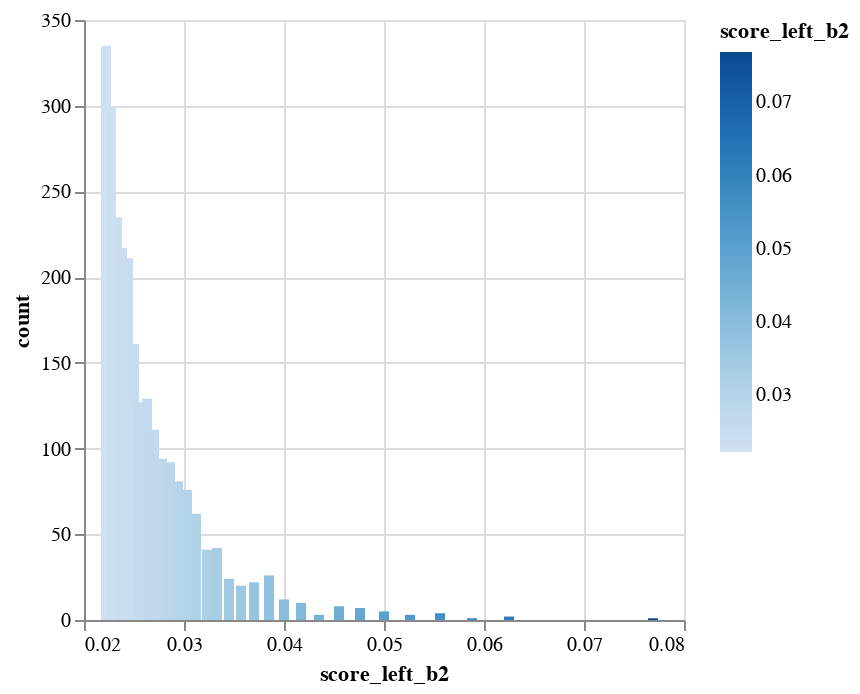
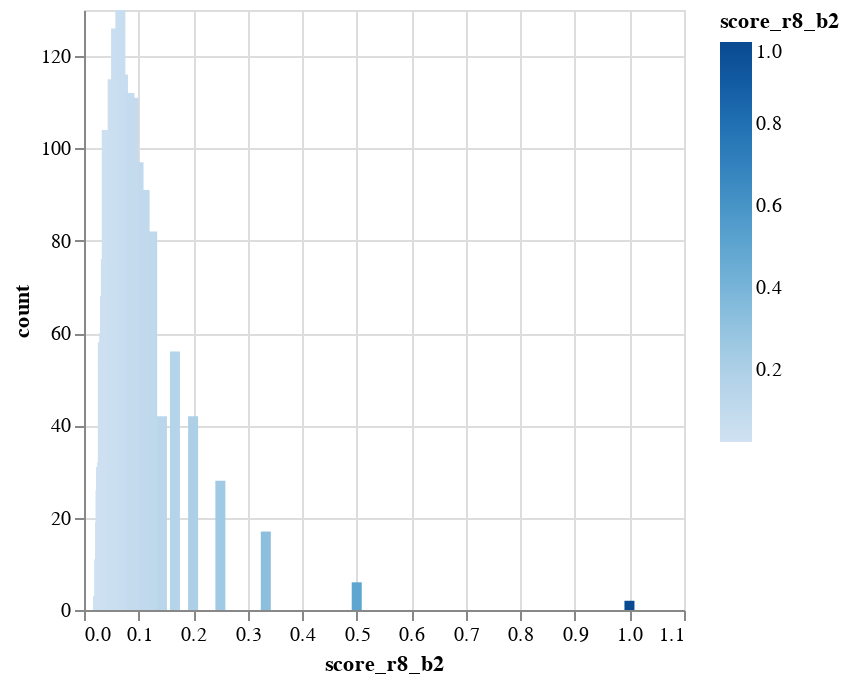

The code cell stored with these charts, in order, in its notebook:
### Code cell
show_b_stats('score_left_b2')
show_b_stats('score_r8_b2')

### Figure 1 — Vega-Lite specification as saved in the notebook (floating-point values rounded to 4 significant figures)
{"config": {"view": {"continuousWidth": 300, "continuousHeight": 300}}, "data": {"name": "data-b4f7e59162c79896a1f88115bfb1156d"}, "mark": {"type": "bar", "tooltip": true}, "encoding": {"color": {"field": "score_left_b2", "type": "quantitative"}, "x": {"field": "score_left_b2", "type": "quantitative"}, "y": {"field": "count", "type": "quantitative"}}, "params": [{"name": "param_15", "select": {"type": "interval", "encodings": ["x", "y"]}, "bind": "scales"}], "$schema": "https://vega.github.io/schema/vega-lite/v5.20.1.json", "datasets": {"data-b4f7e59162c79896a1f88115bfb1156d": [{"score_left_b2": 0.0769, "count": 1}, {"score_left_b2": 0.0588, "count": 1}, {"score_left_b2": 0.025, "count": 161}, {"score_left_b2": 0.0233, "count": 235}, {"score_left_b2": 0.0333, "count": 42}, {"score_left_b2": 0.0476, "count": 7}, {"score_left_b2": 0.037, "count": 22}, {"score_left_b2": 0.0256, "count": 127}, {"score_left_b2": 0.0278, "count": 94}, {"score_left_b2": 0.0345, "count": 24}, {"score_left_b2": 0.0222, "count": 335}, {"score_left_b2": 0.0312, "count": 62}, {"score_left_b2": 0.0238, "count": 217}, {"score_left_b2": 0.04, "count": 12}, {"score_left_b2": 0.0263, "count": 129}, {"score_left_b2": 0.0625, "count": 2}, {"score_left_b2": 0.027, "count": 111}, {"score_left_b2": 0.0303, "count": 76}, {"score_left_b2": 0.05, "count": 5}, {"score_left_b2": 0.0455, "count": 8}, {"score_left_b2": 0.0286, "count": 92}, {"score_left_b2": 0.0294, "count": 81}, {"score_left_b2": 0.0357, "count": 20}, {"score_left_b2": 0.0435, "count": 3}, {"score_left_b2": 0.0323, "count": 41}, {"score_left_b2": 0.0244, "count": 211}, {"score_left_b2": 0.0227, "count": 299}, {"score_left_b2": 0.0385, "count": 26}, {"score_left_b2": 0.0526, "count": 3}, {"score_left_b2": 0.0556, "count": 4}, {"score_left_b2": 0.0417, "count": 10}]}}

### Figure 2 — Vega-Lite specification as saved in the notebook (floating-point values rounded to 4 significant figures)
{"config": {"view": {"continuousWidth": 300, "continuousHeight": 300}}, "data": {"name": "data-96b14caf461cb731a7aa49b01c173f76"}, "mark": {"type": "bar", "tooltip": true}, "encoding": {"color": {"field": "score_r8_b2", "type": "quantitative"}, "x": {"field": "score_r8_b2", "type": "quantitative"}, "y": {"field": "count", "type": "quantitative"}}, "params": [{"name": "param_16", "select": {"type": "interval", "encodings": ["x", "y"]}, "bind": "scales"}], "$schema": "https://vega.github.io/schema/vega-lite/v5.20.1.json", "datasets": {"data-96b14caf461cb731a7aa49b01c173f76": [{"score_r8_b2": 0.125, "count": 82}, {"score_r8_b2": 0.0769, "count": 95}, {"score_r8_b2": 0.0588, "count": 126}, {"score_r8_b2": 0.0333, "count": 32}, {"score_r8_b2": 0.0476, "count": 95}, {"score_r8_b2": 0.5, "count": 6}, {"score_r8_b2": 0.0714, "count": 116}, {"score_r8_b2": 0.037, "count": 60}, {"score_r8_b2": 0.1, "count": 97}, {"score_r8_b2": 0.0833, "count": 112}, {"score_r8_b2": 0.0256, "count": 3}, {"score_r8_b2": 0.0345, "count": 58}, {"score_r8_b2": 0.0278, "count": 11}, {"score_r8_b2": 0.0312, "count": 31}, {"score_r8_b2": 0.3333, "count": 17}, {"score_r8_b2": 0.0625, "count": 120}, {"score_r8_b2": 0.0263, "count": 2}, {"score_r8_b2": 0.027, "count": 3}, {"score_r8_b2": 0.04, "count": 76}, {"score_r8_b2": 0.0303, "count": 26}, {"score_r8_b2": 0.05, "count": 94}, {"score_r8_b2": 0.0667, "count": 130}, {"score_r8_b2": 0.25, "count": 28}, {"score_r8_b2": 0.0357, "count": 54}, {"score_r8_b2": 0.1111, "count": 91}, {"score_r8_b2": 0.0286, "count": 3}, {"score_r8_b2": 0.0294, "count": 19}, {"score_r8_b2": 0.0455, "count": 103}, {"score_r8_b2": 0.0323, "count": 25}, {"score_r8_b2": 0.1429, "count": 42}, {"score_r8_b2": 0.0435, "count": 92}, {"score_r8_b2": 1.0, "count": 2}, {"score_r8_b2": 0.2, "count": 42}, {"score_r8_b2": 0.1667, "count": 56}, {"score_r8_b2": 0.0909, "count": 111}, {"score_r8_b2": 0.0385, "count": 68}, {"score_r8_b2": 0.0417, "count": 104}, {"score_r8_b2": 0.0556, "count": 114}, {"score_r8_b2": 0.0526, "count": 115}]}}
